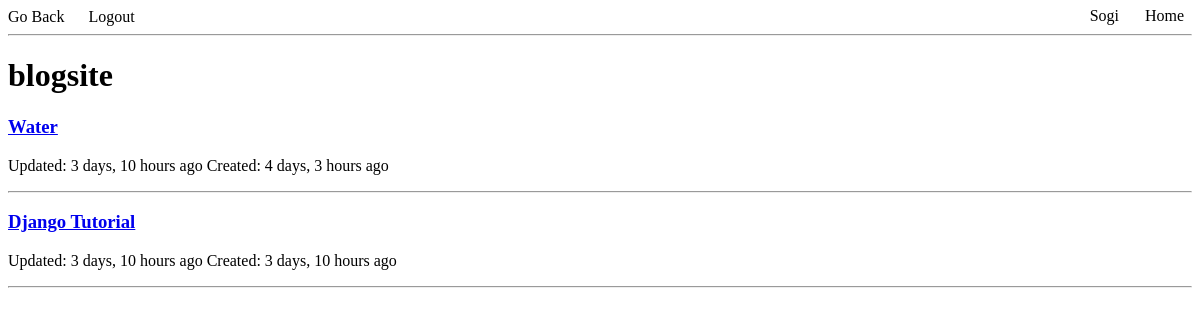
Page /blog/ (signed in) on the committed database.
### base/models.py (models this page shows)
class Post(models.Model):
    author = models.ForeignKey(User, on_delete=models.CASCADE)
    title = models.CharField(max_length=255)
    content = models.TextField()
    created = models.DateTimeField(auto_now=True)
    updated = models.DateTimeField(auto_now_add=True)
    class Meta:
        ordering = ['-created', '-updated']
    def __str__(self) -> str:
        return self.title

### base/views.py (the view)
# urls.py: path('blog/', views.blog, name="blog"),
def blog(request):
    posts = Post.objects.all()
    context = {'posts': posts}
    return render(request, 'base/blog.html', context)

### base/templates/base/blog.html
{% extends "base/main.html" %}
{% block content %}
<h1>blogsite</h1>
{% for post in posts  %}
  <div>
      <p>
        <h3><a href="{% url 'blog_detail' post.id %}">{{post}}</a></h3>
        <span>Updated: {{post.created|timesince}} ago</span>
        <span>Created: {{post.updated|timesince}} ago</span>
      </p>
      <hr>
  </div>
{% endfor %}
{% endblock content %}

### base/templates/base/navbar.html
<nav id="topnav">
    <a class="nav-link" href="{{request.META.HTTP_REFERER}}">Go Back</a>
    {% if user.is_authenticated %}
    <a class="nav-link" href="{% url 'logout' %}" style="margin-left: 20px;">Logout</a>
    {% else %}
    <a class="nav-link" href="{% url 'login' %}" style="margin-left: 20px;">Login</a>
    {% endif %}
    <a id="about" class="nav-link" href="{% url 'home' %}" style="margin-right: 65px;">{{user|capfirst}}</a>
    <a id="about" class="nav-link" href="{% url 'home' %}">Home</a>
</nav>

### base/templates/base/main.html (style rules this page uses)
.nav-link { display: inline-block; color: rgb(0, 0, 0); text-align: center; line-height: 3%px; text-decoration: none; }
#about { position: absolute; top: 7px; right: 16px; display: inline-block; }

### rows in the picture
Post: title "Water", created "3 days, 10 hours", updated "4 days, 3 hours"
Post: title "Django Tutorial", created "3 days, 10 hours", updated "3 days, 10 hours"

### other values in the picture
{{ user|capfirst }} "Sogi"
